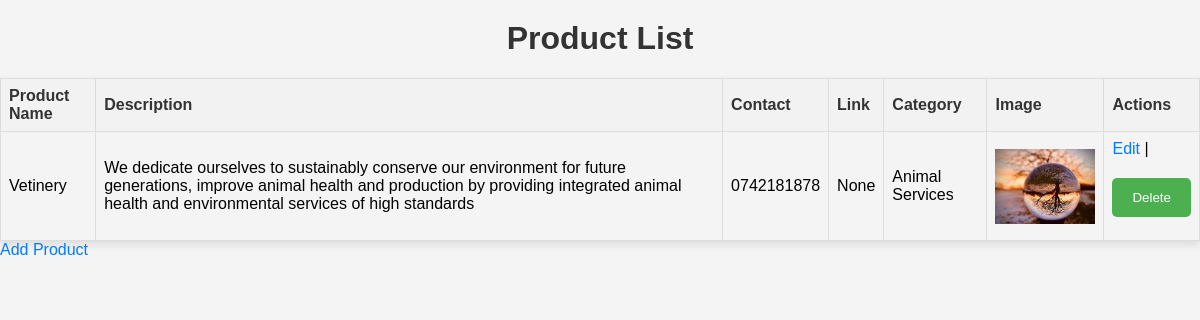
Page /fetch/products/1 on the committed database.
### e_service/models/data.py (models this page shows, shortened)
class Product(db.Model):
    __tablename__ = 'product'
    pro_id = db.Column(db.Integer, primary_key=True)
    pro_name = db.Column(db.String(100), nullable=False)
    product_link = db.Column(db.String(255), nullable=False)
    pro_dec = db.Column(db.String(300), nullable=False)
    pro_cont = db.Column(db.String(10), nullable=False)
    category_id = db.Column(db.Integer, db.ForeignKey('category.cat_id'), nullable=False)
    category = db.relationship('Category', backref=db.backref('product', lazy=True))
    filename = db.Column(db.String(255))

class Category(UserMixin, db.Model):
    __tablename__ = 'category'
    cat_id = db.Column(db.Integer, primary_key=True)
    category_name = db.Column(db.String(100), nullable=False)

### e_service/views/registration.py (the view)
@app.route('/fetch/products/<int:trader_id>')
def fetch_products(trader_id):
    trader = Trader.query.get_or_404(trader_id)
    products = trader.services.all()  # Assuming 'products' is the relationship name
    return render_template('product_list.html', products=products, trader=trader)

### e_service/views/login.py (called while the page is built)
@app.before_request
def before_request():
    if current_user.is_authenticated:
        current_user.last_seen = datetime.utcnow()
        db.session.commit()

### e_service/templates/product_list.html (shortened to what this page needs)
<!DOCTYPE html>
<html lang="en">
<head>
    <link rel="stylesheet" href="{{ url_for('static', filename='css/styles.css') }}">
</head>
<body>
    <h1>Product List</h1>
    <table>
        <thead>
            <tr>
                <th>Product Name</th>
                <th>Description</th>
                <th>Contact</th>
                <th>Link</th>
                <th>Category</th>
                <th>Image</th>
                <th>Actions</th>
            </tr>
        </thead>
        <tbody>
            {% for product in products %}
                <tr>
                    <td data-label="Product Name">{{ product.pro_name }}</td>
                    <td data-label="Description">{{ product.pro_dec }}</td>
                    <td data-label="Contact">{{ product.pro_cont }}</td>
                    <td data-label="Link">{{ product.product_link }}</td>
                    <td data-label="Category">{{ product.category.category_name }}</td>
                    <td data-label="Image"><img src="{{ url_for('static', filename='uploads/' + product.filename) }}" alt="{{ product.pro_name }}"></td>
                    <td data-label="Actions">
                        <a href="{{ url_for('edit_product', product_id=product.pro_id) }}">Edit</a>
                        |
                        <form method="post" action="{{ url_for('delete_product', product_id=product.pro_id) }}">
                            <button type="submit">Delete</button>
                        </form>
                    </td>
                </tr>
            {% endfor %}
        </tbody>
    </table>
    <a href="{{ url_for('register_product') }}">Add Product</a>
</body>
</html>

### e_service/static/css/styles.css (style rules this page uses)
body { font-family: 'Arial', sans-serif; margin: 20px; background-color: #f5f5f5; }
h1 { color: #333; }
table { width: 100%; border-collapse: collapse; margin-top: 20px; box-shadow: 0 4px 8px rgba(0, 0, 0, 0.1); }
th, td { border: 1px solid #ddd; padding: 12px; text-align: left; }
th { background-color: #f2f2f2; }
form { margin-top: 20px; }
input, textarea, select, button { margin-bottom: 15px; width: 100%; padding: 10px; border: 1px solid #ddd; border-radius: 5px; box-sizing: border-box; background-color: #fff; transition: box-shadow 0.3s; }
button { background-color: #4CAF50; color: white; border: none; padding: 12px 20px; cursor: pointer; border-radius: 5px; transition: background-color 0.3s; }

### e_service/templates/product_list.html (style rules this page uses)
body { font-family: Arial, sans-serif; margin: 0; padding: 0; background-color: #f4f4f4; }
h1 { text-align: center; color: #333; margin-top: 20px; }
table { width: 100%; border-collapse: collapse; margin-top: 20px; }
th, td { border: 1px solid #ddd; padding: 8px; text-align: left; }
th { background-color: #f2f2f2; color: #333; font-weight: bold; }
td img { max-width: 100px; height: auto; display: block; margin: 0 auto; }
td { vertical-align: middle; }
a { text-decoration: none; color: #007bff; }

### rows in the picture
Product: pro_name "Vetinery", pro_dec "We dedicate ourselves to sustainably conserve our environment for future generations, improve animal health and production by providing integrated animal health and environmental services of high standards", pro_cont "0742181878", product_link "None", category.category_name "Animal Services", filename (picture)
